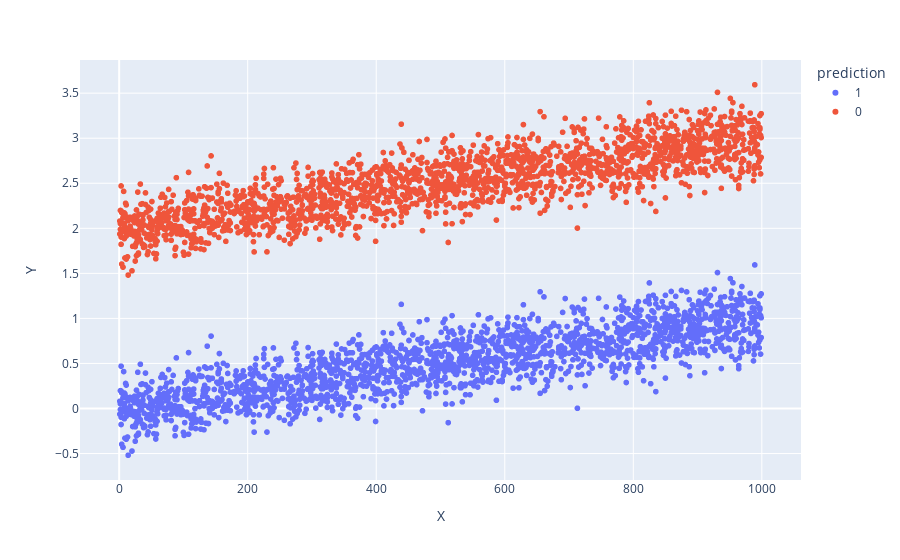

The notebook cell saved with this chart:
### Code cell
from sklearn import cluster, datasets, mixture
from sklearn.cluster import AgglomerativeClustering,KMeans
from sklearn.preprocessing import StandardScaler 

#2 Spectral Clustring
spectral = cluster.SpectralClustering(n_clusters = 2, eigen_solver = 'arpack',affinity = "nearest_neighbors")
scaler = StandardScaler()
df_vertical_stack['prediction'] = spectral.fit_predict(scaler.fit_transform(df_vertical_stack[['X','Y']]))  # A question for Mohammad: Why this clustering doesn't work without scaling? (#df['prediction']=spectral.fit_predict(df[['X','Y']]))
df_vertical_stack['prediction'] = df_vertical_stack['prediction'].astype(str)
df_vertical_stack['target'] = df_vertical_stack['target'].astype(str)
fig_Spectral = px.scatter(df_vertical_stack, x = "X", y = "Y", color = "prediction")
fig_Spectral.show()

### Figure 1 — Plotly figure (JSON) as saved in the notebook; plotly's stock layout.template omitted (floating-point values rounded to 4 significant figures; data arrays with more than 128 entries replaced by an {"elided": "..."} marker saying what was removed)
{"data": [{"hovertemplate": "prediction=1<br>X=%{x}<br>Y=%{y}<extra></extra>", "legendgroup": "1", "marker": {"color": "#636efa", "symbol": "circle"}, "mode": "markers", "name": "1", "showlegend": true, "type": "scattergl", "x": {"elided": "2000 int values"}, "xaxis": "x", "y": {"elided": "2000 float values"}, "yaxis": "y"}, {"hovertemplate": "prediction=0<br>X=%{x}<br>Y=%{y}<extra></extra>", "legendgroup": "0", "marker": {"color": "#EF553B", "symbol": "circle"}, "mode": "markers", "name": "0", "showlegend": true, "type": "scattergl", "x": {"elided": "2000 int values"}, "xaxis": "x", "y": {"elided": "2000 float values"}, "yaxis": "y"}], "layout": {"legend": {"title": {"text": "prediction"}, "tracegroupgap": 0}, "margin": {"t": 60}, "xaxis": {"anchor": "y", "domain": [0, 1], "title": {"text": "X"}}, "yaxis": {"anchor": "x", "domain": [0, 1], "title": {"text": "Y"}}}}
